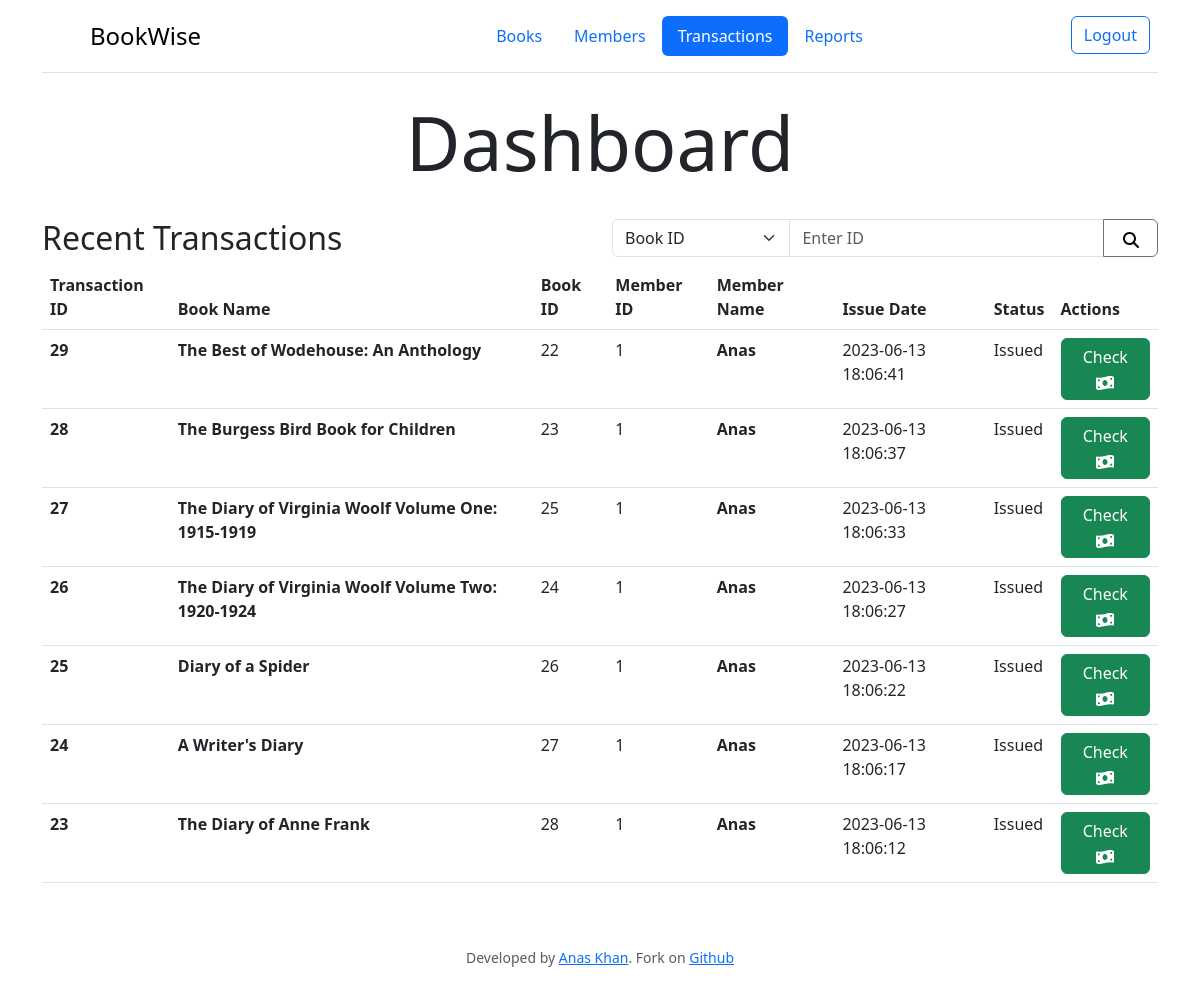
Page /transactions (signed in) on the earlier database version.
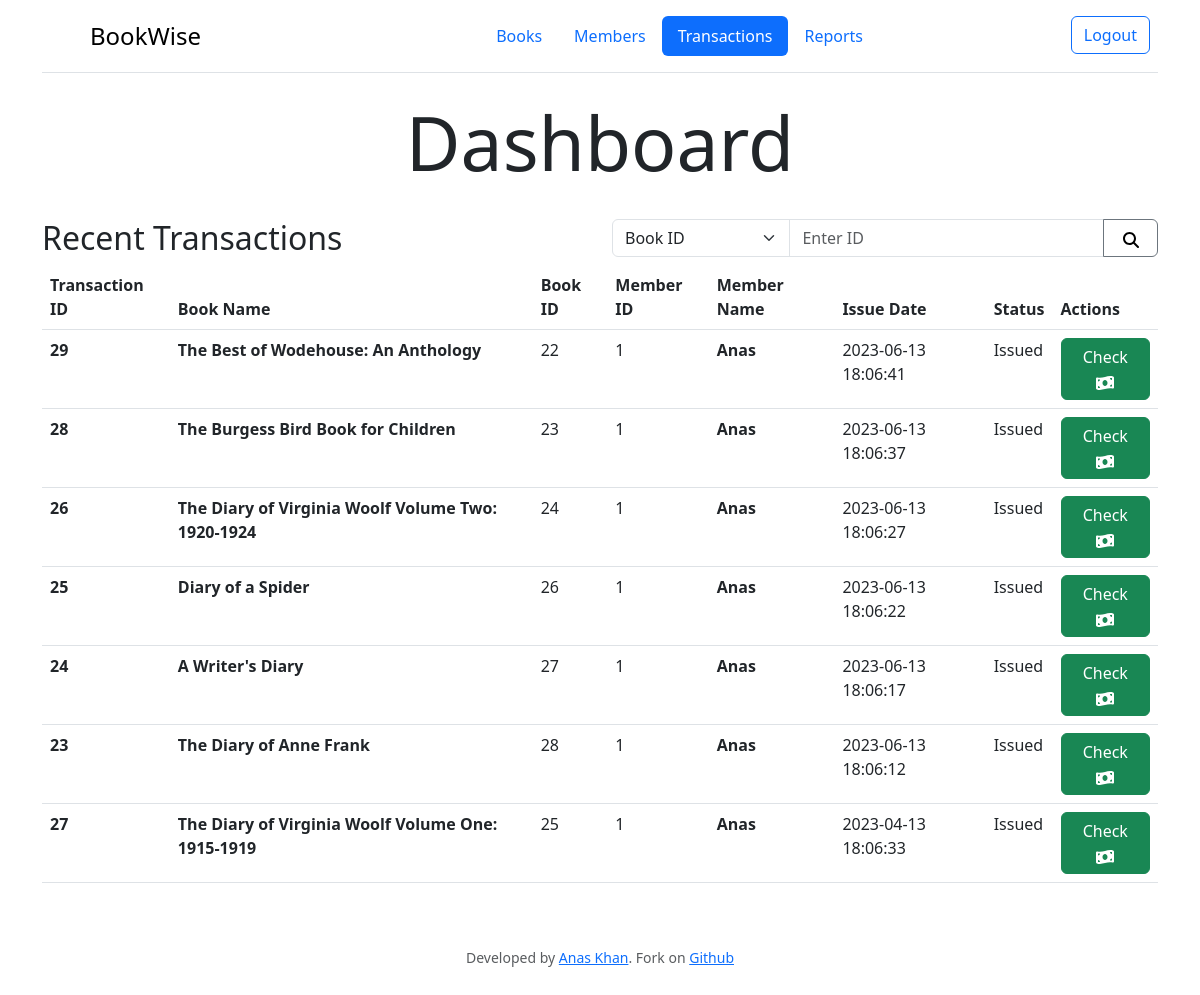
Same page on the later database version.
### tables this page shows
CREATE TABLE transactions (id INTEGER PRIMARY KEY AUTOINCREMENT, book_id INTEGER NOT NULL REFERENCES books (id), member_id INTEGER NOT NULL REFERENCES members (id), issue_date DATETIME NOT NULL, fee_paid INTEGER DEFAULT (0), status TEXT DEFAULT Issued);

CREATE TABLE books (id INTEGER PRIMARY KEY AUTOINCREMENT, title TEXT NOT NULL, author TEXT NOT NULL, isbn TEXT NOT NULL, publisher TEXT NOT NULL, pages INTEGER NOT NULL, stock INTEGER DEFAULT 0, date TEXT, date_added DATETIME);

CREATE TABLE members (id INTEGER PRIMARY KEY, name TEXT NOT NULL, email TEXT NOT NULL, phone TEXT NOT NULL, doj DATETIME NOT NULL);

### app.py (the view)
@app.route("/transactions", methods=["GET", "POST"])
@login_required
def transactions():
    if request.method == "POST":
        search_term = request.form.get("query")
        search_by = request.form.get("search_by")
        query = f""" SELECT t.*, b.title AS book_title, m.name AS member_name
                FROM transactions t
                JOIN books b ON t.book_id = b.id
                JOIN members m ON t.member_id = m.id
                WHERE t.{search_by} LIKE '%{search_term}%'
                """
        transactions = db.execute(query)
        title = "Search Results"
    else:
        transactions = db.execute(
            """SELECT t.*, b.title AS book_title, m.name AS member_name
FROM transactions t
JOIN books b ON t.book_id = b.id
JOIN members m ON t.member_id = m.id
WHERE t.status = 'Issued'
ORDER BY t.issue_date DESC
LIMIT 10;

"""
        )
        title = "Recent Transactions"
    return render_template("transactions.html", title=title, transactions=transactions)

### app.py (called while the page is built)
@app.after_request
def after_request(response):
    response.headers["Cache-Control"] = "no-cache, no-store, must-revalidate"
    response.headers["Expires"] = 0
    response.headers["Pragma"] = "no-cache"
    return response

def login_required(f):
    @wraps(f)
    def decorated_function(*args, **kwargs):
        if session.get("user_id") is None:
            return redirect("/login")
        return f(*args, **kwargs)
    return decorated_function

### templates/transactions.html (shortened to what this page needs)
{% extends "layout.html" %} {% block title %} Transactions {% endblock %} {% block navbar %} <ul class="nav nav-pills">
    <li class="nav-item">
        <a href="/" class="nav-link">Books</a>
    </li>
    <li class="nav-item">
        <a href="/members" class="nav-link">Members</a>
    </li>
    <li class="nav-item">
        <a href="/transactions" class="nav-link active" aria-current="page">Transactions</a>
    </li>
    <li class="nav-item">
        <a href="/reports" class="nav-link">Reports</a>
    </li>
</ul> {% endblock %} {% block main %}
<div class="text-center">
    <h1>Dashboard</h1>
    <br>
</div>
<div class="container">
    <div class="row">
        <div class="col-6">
            <h2>{{ title }}</h2>
        </div>
        <div class="col-6 text-end">
            <form action="/transactions" method="POST">
                <div class="input-group">
                    <select class="form-select col-3" name="search_by" style="width: 25%;">
                        <option value="book_id">Book ID</option>
                    </select>
                    <input type="text" class="form-control col-6" placeholder="Enter ID" name="query" pattern="[0-9]*" style="width: 50%;">
                    <button class="btn btn-outline-secondary" type="submit" style="width: 10%;">
                        <i>
                        </i>
                    </button>
                </div>
            </form>
        </div>
    </div>
    <table class="table table-hover">
        <thead>
            <tr>
                <th>Transaction ID</th>
                <th>Book Name</th>
                <th>Book ID</th>
                <th>Member ID</th>
                <th>Member Name</th>
                <th>Issue Date</th>
                <th>Status</th>
                <th>Actions</th>
            </tr>
        </thead>
        <tbody> {% for transaction in transactions %} <tr>
                <th>{{ transaction.id }}</th>
                <th>{{ transaction.book_title }}</th>
                <td>{{ transaction.book_id }}</td>
                <td>{{ transaction.member_id }}</td>
                <th>{{ transaction.member_name}}</th>
                <td>{{ transaction.issue_date }}</td>
                <td> {% if transaction.status == 'Issued' %} <span class="status-issued">Issued</span> {% elif transaction.status == 'Returned' %} <span class="status-returned">Returned</span> {% endif %} </td>
                <td>
                    <a href="/fee/{{ transaction.id }}" class="btn btn-success">Check <i>
                        </i>
                    </a>
                </td>
            </tr> {% endfor %} </tbody>
    </table>
</div> {% endblock %}

Differences in the rows shown:
changed transactions "The Diary of Virginia Woolf Volume One: 1915-1919": issue_date "2023-06-13 18:06:33" → "2023-04-13 18:06:33"; moves down the list
